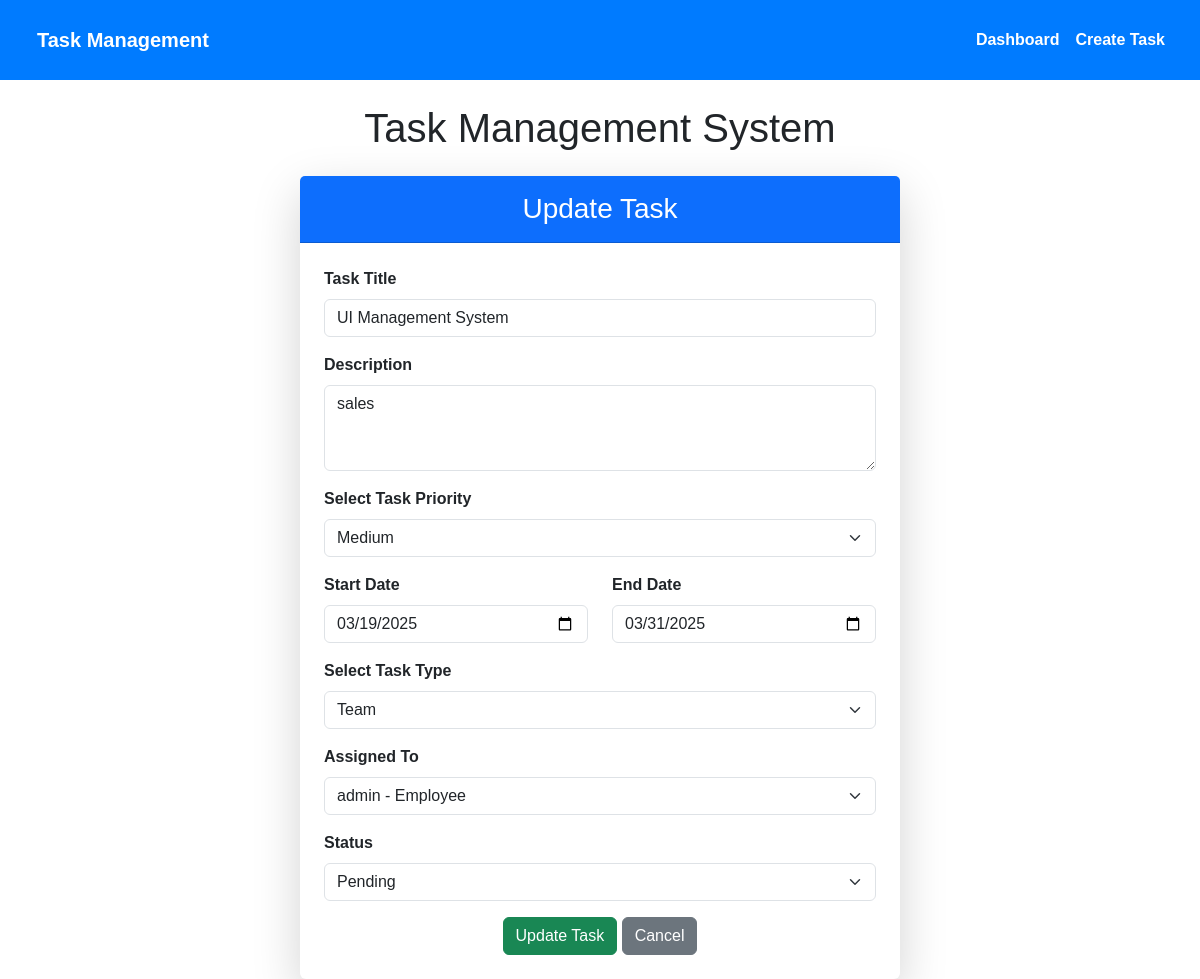
/update/5/ (signed in), run on the app's committed database.
### task/models.py (models this page shows, shortened)
class TaskAssignment(models.Model):
    STATUS_CHOICES = [
        ('Pending', 'Pending'),
        ('In Progress', 'In Progress'),
        ('Completed', 'Completed')
    ]
    assignment_id = models.AutoField(primary_key=True)
    task = models.ForeignKey(Task, on_delete=models.CASCADE, related_name='assignments',
                            help_text="The task being assigned")
    employee = models.ForeignKey(Employee, on_delete=models.CASCADE, related_name='assigned_tasks',
                                help_text="The employee to whom the task is assigned")
    assigned_by = models.ForeignKey(User, on_delete=models.CASCADE, related_name='tasks_assigned',
                                   help_text="The user who assigned the task")
    assigned_date = models.DateTimeField(auto_now_add=True, help_text="The date the task was assigned")
    status = models.CharField(max_length=200, choices=STATUS_CHOICES, default='Pending',
                             help_text="The current status of the task")
    completed_at = models.DateTimeField(null=True, blank=True, help_text="The date the task was completed")

class Task(models.Model):
    TASK_PRIORITY_CHOICES = [
        ('High', 'High'),
        ('Medium', 'Medium'),
        ('Low', 'Low')
    ]
    TASK_TYPE_CHOICES = [
        ('Individual', 'Individual'),
        ('Team', 'Team')
    ]
    task_id = models.AutoField(primary_key=True)
    task_title = models.CharField(max_length=100, help_text="The title of the task")
    task_description = models.CharField(max_length=300, help_text="A brief description of the task")
    task_priority = models.CharField(max_length=200, choices=TASK_PRIORITY_CHOICES, default='Medium',
                                    help_text="The priority level of the task")
    start_date = models.DateField(help_text="The start date of the task")
    end_date = models.DateField(help_text="The end date of the task")
    task_type = models.CharField(max_length=50, choices=TASK_TYPE_CHOICES, default='Individual',
                                help_text="The type of task (Individual or Team)")
    created_at = models.DateTimeField(auto_now_add=True, help_text="The date the task was created")
    updated_at = models.DateTimeField(auto_now=True, help_text="The date the task was last updated")

### task/views.py (the view, shortened to what this page needs)
# urls.py: path('update/<int:assignment_id>/', views.update_task, name='update_task'),
@login_required
def update_task(request, assignment_id):
    assignment = get_object_or_404(TaskAssignment, assignment_id=assignment_id)
    if not (request.user == assignment.assigned_by or request.user.is_superuser or request.user.groups.filter(name__in=['TeamLeader', 'Manager']).exists()):
        messages.error(request, "You do not have permission to update this task.")
        return redirect('dashboard')
    if request.user.is_superuser:
        employees = Employee.objects.all()  # Admins see all employees
    elif request.user.groups.filter(name__in=['TeamLeader', 'Manager']).exists():
        employees = Employee.objects.filter(profile_manager_user=request.user)  # Employees under this manager
    else:
        employees = []  # Regular employees can't reassign tasks
    context = {
        'assignment': assignment,
        'employees': employees,
    }
    return render(request, 'update_task.html', context)

### task/models.py (called while the page is built)
    def __str__(self):
        return f"{self.user.username} - Employee"

### task/templates/update_task.html (shortened to what this page needs)
{% extends 'base.html' %}
{% block content %}
<div class="container d-flex justify-content-center align-items-center min-vh-100">
    <div class="card shadow-lg border-0 rounded-lg" style="max-width: 600px; width: 100%;">
        <div class="card-header bg-primary text-white text-center py-3">
            <h3 class="mb-0"> Update Task</h3>
        </div>
        <div class="card-body p-4">
            <form method="POST">
                <div class="mb-3">
                    <label class="form-label"><strong>Task Title</strong></label>
                    <input type="text" name="task_title" class="form-control" value="{{ assignment.task.task_title }}" required>
                </div>
                <div class="mb-3">
                    <label class="form-label"><strong>Description</strong></label>
                    <textarea name="task_description" class="form-control" rows="3" required>{{ assignment.task.task_description }}</textarea>
                </div>
                <div class="mb-3">
                    <label class="form-label"><strong>Select Task Priority</strong></label>
                    <select name="task_priority" class="form-select" required>
                        <option value="Medium" {% if assignment.task.task_priority == 'Medium' %}selected{% endif %}>Medium</option>
                    </select>
                </div>
                <div class="row">
                    <div class="col-md-6 mb-3">
                        <label class="form-label"><strong>Start Date</strong></label>
                        <input type="date" name="start_date" class="form-control" value="{{ assignment.task.start_date|date:'Y-m-d' }}" required>
                    </div>
                    <div class="col-md-6 mb-3">
                        <label class="form-label"><strong>End Date</strong></label>
                        <input type="date" name="end_date" class="form-control" value="{{ assignment.task.end_date|date:'Y-m-d' }}" required>
                    </div>
                </div>
                <div class="mb-3">
                    <label class="form-label"><strong>Select Task Type</strong></label>
                    <select name="task_type" class="form-select" required>
                        <option value="Team" {% if assignment.task.task_type == 'Team' %}selected{% endif %}>Team</option>
                    </select>
                </div>
                <div class="mb-3">
                    <label class="form-label"><strong>Assigned To</strong></label>
                    <select name="assigned_to" class="form-select" required>
                        {% for emp in employees %}
                            <option value="{{ emp }}" {% if emp == assignment.employee.user.username %}selected{% endif %}>{{ emp }}</option>
                        {% endfor %}
                    </select>
                </div>
                <div class="mb-3">
                    <label class="form-label"><strong>Status</strong></label>
                    <select name="status" class="form-select" required>
                        <option value="Pending" {% if assignment.status == 'Pending' %}selected{% endif %}>Pending</option>
                    </select>
                </div>
                <div class="text-center">
                    <button type="submit" class="btn btn-success"> Update Task</button>
                    <a href="{% url 'dashboard' %}" class="btn btn-secondary"> Cancel</a>
                </div>
            </form>
        </div>
    </div>
</div>
{% endblock %}

### task/templates/base.html (style rules this page uses)
body { font-family: Arial, sans-serif; margin: 0; padding: 0; }
.container { margin-top: 20px; }

### data on the page
TaskAssignment: task_title "UI Management System", task_description "sales", task_priority "Medium", start_date "03/19/2025", end_date "03/31/2025", task_type "Team", status "Pending"

### other printed values
form field assigned_to "admin - Employee"
